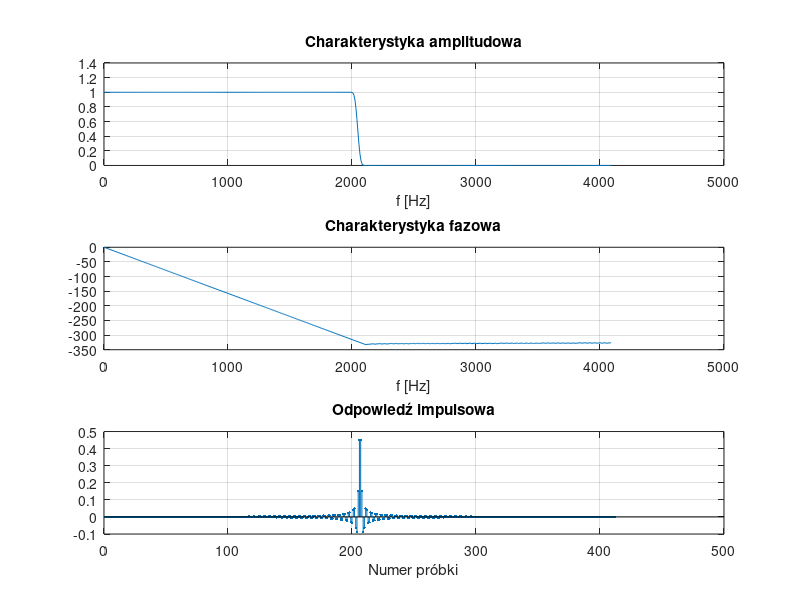

The MATLAB script that drew this image:
% Metoda okien FIR
pkg load signal
clear; clc;
Fs=8192;
[n,Wn,beta,ftype]=kaiserord([2000 2100],[1 0],[0.01 0.0001],Fs);
b=fir1(n,Wn,ftype,kaiser(n+1,beta),'noscale');

[H,f]=freqz(b,1,512,Fs);    

subplot(3,1,1); plot(f,abs(H)); grid; title('Charakterystyka amplitudowa'); 
xlabel('f [Hz]');

subplot(3,1,2); plot(f,unwrap(angle(H))); grid; title('Charakterystyka fazowa'); 
xlabel('f [Hz]');

subplot(3,1,3); stem(impz(b),'.'); grid; title('Odpowiedź impulsowa'); 
xlabel('Numer próbki');

%_______________________________________________________________________ 
%1. Odczytaj (z Matlab-Workspace) wymiar macierzy b oraz rząd filtru n

%2. Sprawdź parametry zaprojektowanego filtru:
%pasmo przenoszenia, pasmo zaporowe, 
%zafalowanie w paśmie przenoszenia, zafalowannie w paśmie zapoprwym,
%liczbę próbek odpowiedzi impulsowej.

%3. Sprawdź zależność rzędu filtru od zafalowań wypełniając tabelę

% 3.1. Zafalowania w paśmie przenoszenia                 Rząd filtru (n)
%      (zafalowanie w paśmie zaporowyn = 0.1)
%      _________________________________________________________________ 
%                               0.00001	
%                               0.0001	
%                               0.001	
%                               0.01                     183	
%                               0.1	
%                               0.3	
%                               0.5	
%_______________________________________________________________________

% 3.2. Zafalowania w paśmie zaporpwym                    Rząd filtru (n)
%      (zafalowania w paśmie przenoszenia = 0.01)
%      _________________________________________________________________
%                               0.0001	
%                               0.001	
%                               0.01	
%                               0.1                      183	
%                               0.3	
%                               0.5	
%                               0.6	

%_______________________________________________________________________

